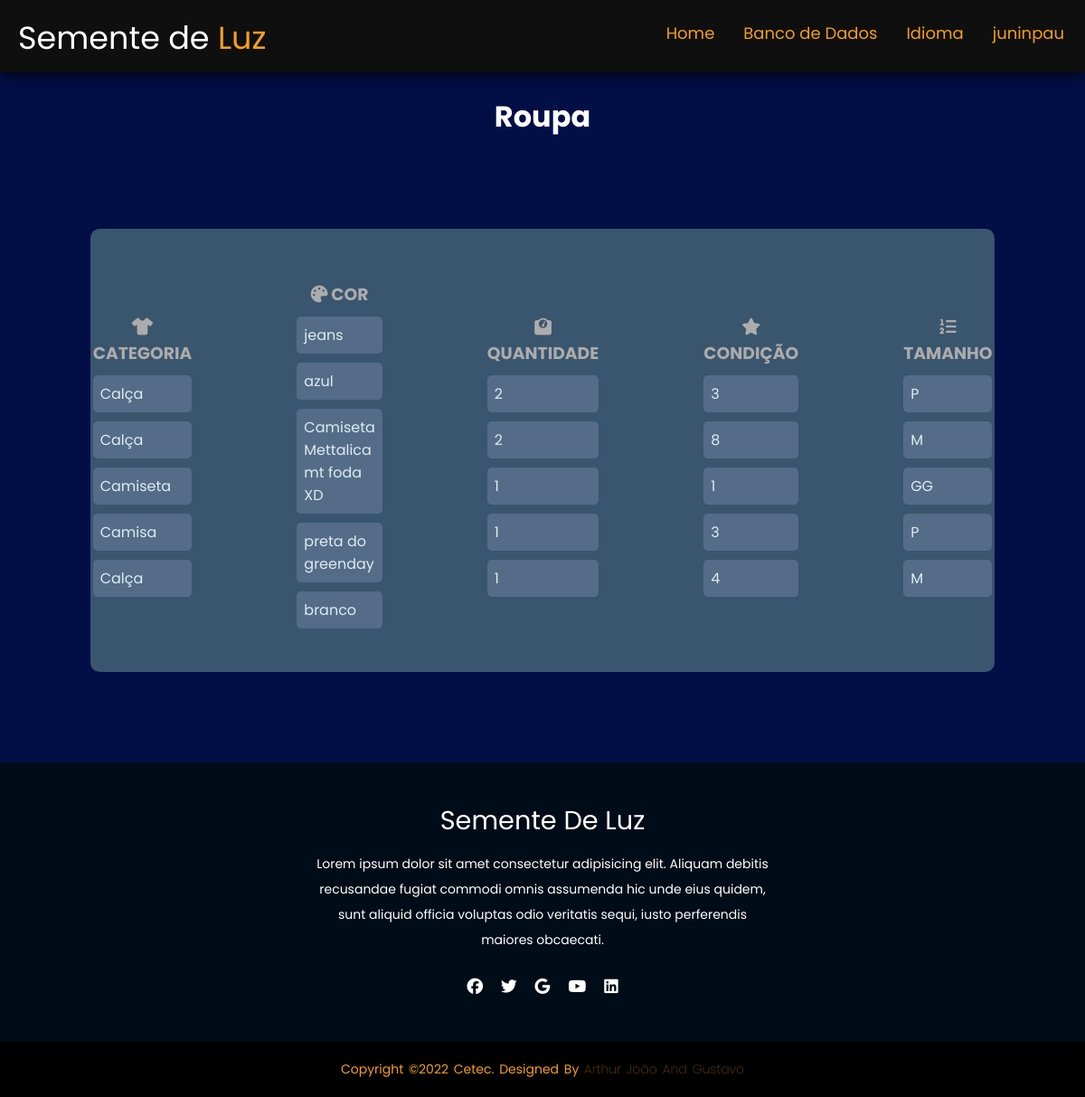
/estoque/verroupa/ (signed in), run on the app's committed database.
### estoque/models.py (models this page shows, shortened)
class Roupa (models.Model):
    tipos = models.CharField (max_length = 30, choices=ROUPA_CHOICES, null=True)
    cor = models.CharField (max_length = 30, null=True)
    qntd = models.IntegerField(null=True)
    tamanho = models.CharField(max_length = 3, choices=TAMANHOROUPA_CHOICES, null=True)
    condicao = models.IntegerField(choices=CONDICAO_CHOICES, null=True)

### estoque/views.py (the view)
class VerRoupaView(ListView):
    model= Roupa
    template_name = 'ver_roupas.html'

### estoque/templates/ver_roupas.html (shortened to what this page needs)
{% load static %}
<!DOCTYPE html>
<html lang="en">
<head>
    <link rel="stylesheet" type="text/css" href='{% static "/css/ver_estoque.css" %}'>
</head>
<body>
    <header>
        <div class="logo">
            Semente de <span>Luz</span></div>
            <ul>
                <li><a href="{%url 'home' %}">Home</li></a>
                <li><a href="/estoque/escolha">Banco de Dados</li></a>
                <li><a href="/estoque/language/"> Idioma</li></a>
                <li>
                    <a href="/estoque/perfil">{{request.user}}</a>
                </li>
            </ul>
    </header>
    <br>
    <h1>Roupa</h1>
    <div class="card">
        <div class="card2">
            <div class="textfield">
                <h3><i class="fa-solid fa-shirt"></i> Categoria </h3>
                    {% for Roupa in object_list %}
                        <p class="text">{{Roupa.tipos}}</p>
                    {% endfor %}
            </div>
            </div>
            <div class="card2">
                <div class="textfield">
                    <h3><i class="fa-solid fa-palette"></i> Cor </h3>
                    {% for Roupa in object_list %}
                        <p class="text">{{Roupa.cor}}</p>
                    {% endfor %}
                </div>
                </div>
                <div class="card2">
                    <div class="textfield">
                        <h3><i class="fa-solid fa-weight-scale"></i> Quantidade </h3>
                        {% for Roupa in object_list %}
                        <p class="text">{{Roupa.qntd}}</p>
                    {% endfor %}
                    </div>
                    </div>
                    <div class="card2">
                        <div class="textfield">
                            <h3><i class="fa-solid fa-star"></i> Condição </h3>
                            {% for Roupa in object_list %}
                        <p class="text">{{Roupa.condicao}}</p>
                    {% endfor %}
                        </div>
                    </div>
                    <div class="card2">
                        <div class="textfield">
                            <h3><i class="fa-solid fa-list-ol"></i> Tamanho </h3>
                            {% for Roupa in object_list %}
                        <p class="text">{{Roupa.tamanho}}</p>
                    {% endfor %}
                        </div>
                    </div>
    </div>
    <footer>
        <div class="footer-content">
            <h3>Semente de Luz</h3>
            <p>Lorem ipsum dolor sit amet consectetur adipisicing elit. Aliquam debitis recusandae fugiat commodi omnis assumenda hic unde eius quidem, sunt aliquid officia voluptas odio veritatis sequi, iusto perferendis maiores obcaecati.</p>
            <ul class="socials">
                <li><a href="#"><i class="fa-brands fa-facebook"></i></a></li>
                <li><a href="#"><i class="fa-brands fa-twitter"></i></a></li>
                <li><a href="#"><i class="fa-brands fa-google"></i></a></li>
                <li><a href="#"><i class="fa-brands fa-youtube"></i></a></li>
                <li><a href="#"><i class="fa-brands fa-linkedin"></i></a></li>
            </ul>
        </div>
        <div class="footer-bottom">
            <p>copyright &copy;2022 Cetec. designed by <span>Arthur João and Gustavo</span></p>
        </div>
    </footer>
</body>
</html>

### estoque/static/css/ver_estoque.css (style rules this page uses)
* { margin: 0; padding: 0; font-family: 'Poppins', sans-serif; }
body { background-color: #020e46; }
.logo { color: #ffffff; margin-top: 15px; margin-left: 20px; font-size: 35px; }
.logo > span { color: #F49F1C; }
header { height: 10vh; display: flex; justify-content: space-between ; background-color: #0f0f0f; box-shadow: 0 0 1rem black; }
header > ul { display: flex; margin: 23px; font-size: 18px; list-style: none; }
header > ul > li > a { color: #F49F1C; list-style-type: none; cursor: pointer; padding-left: 2rem; text-decoration: none; }
h1 { text-align: center; color: white; }
.card { background-color: #3a556e; border-radius: 10px; width: 80%; padding: 20px; margin: auto; margin-bottom: 100px; margin-top: 100px; display: flex; flex-direction: row; justify-content: center; align-items: center; }
.textfield { color:#fff; margin-top: 10px; padding: 8px; margin-left: 30px; margin-right: 30px; }
.textfield > h3 { text-align: center; text-transform: uppercase; color:rgb(172, 172, 172); }
.card2 { margin: 20px; }
.text { margin-top: 10px; border: none; border-radius: 5px; padding: 8px; background: #546c88; color: #f0ffffde; font-size: 12pt; outline: none; box-sizing: border-box; }
footer { background-color: #000c17; height: auto; padding-top: 40px; color: #fff; }
.footer-content { display: flex; align-items: center; justify-content: center; flex-direction: column; text-align: center; }
.footer-content h3 { font-size: 1.8rem; font-weight: 400; text-transform: capitalize; line-height: 3rem; }
.footer-content p { max-width: 500px; margin: 10px auto; line-height: 28px; font-size: 14px; }
.socials { list-style: none; display: flex; align-items: center; justify-content: center; margin: 1rem 0 3rem 0; }
.socials li { margin: 0 10px; }
.socials a { text-decoration: none; color: rgb(255, 255, 255); }
.socials a i { font-size: 1.1rem; transition: color .4s ease; }
.footer-bottom { background: black; padding: 20px 0; text-align: center; }
.footer-bottom p { font-size: 14px; word-spacing: 2px; text-transform: capitalize; color: #F49F1C; }
.footer-bottom span { opacity: .4; font-weight: 200; }

### data on the page
Roupa: tipos "Calça", cor "jeans", qntd "2", condicao "3", tamanho "P"
Roupa: tipos "Calça", cor "azul", qntd "2", condicao "8", tamanho "M"
Roupa: tipos "Camiseta", cor "Camiseta Mettalica mt foda XD", qntd "1", condicao "1", tamanho "GG"
Roupa: tipos "Camisa", cor "preta do greenday", qntd "1", condicao "3", tamanho "P"
Roupa: tipos "Calça", cor "branco", qntd "1", condicao "4", tamanho "M"

### other printed values
{{ request.user }} "juninpau"
